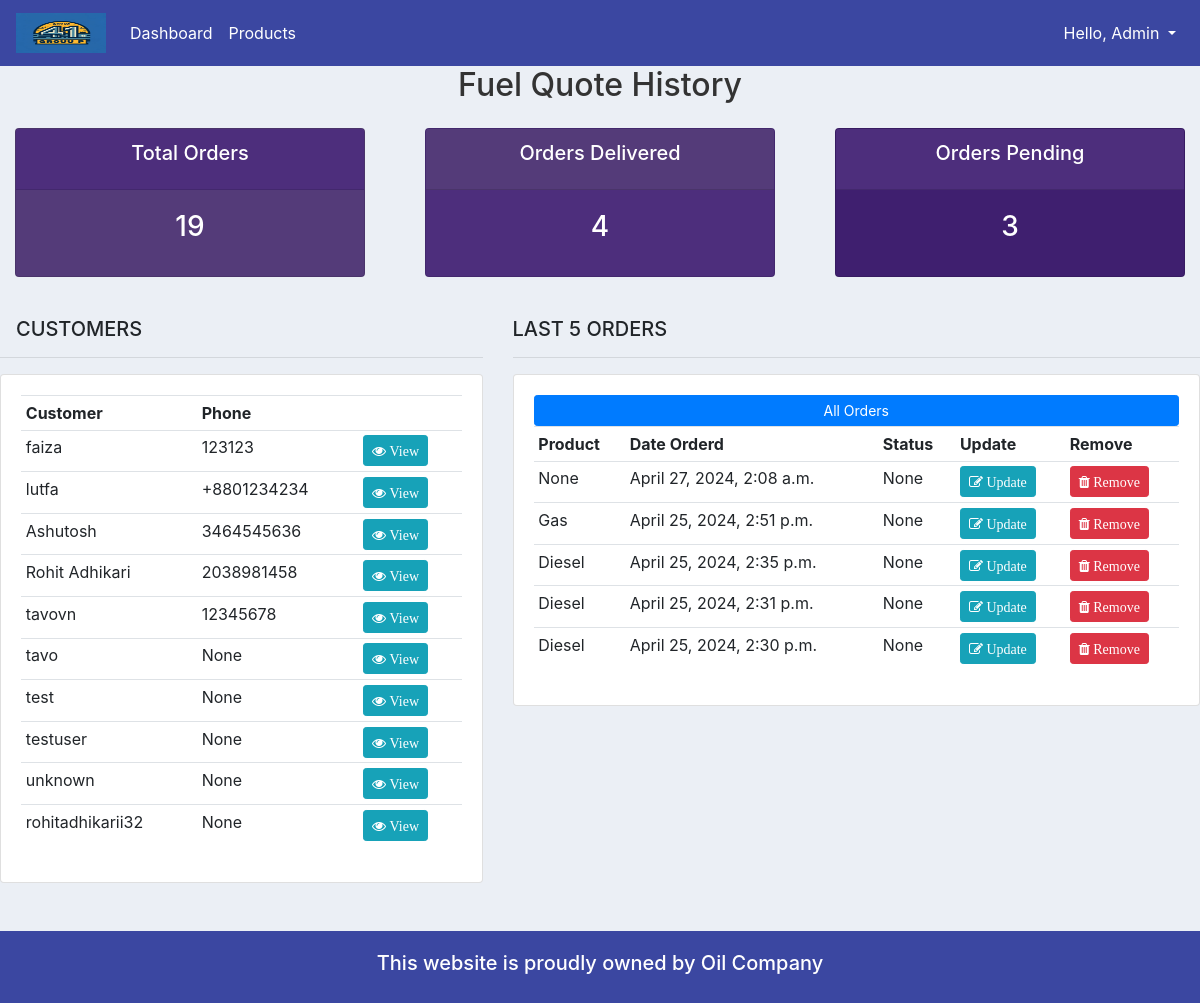
The app's page / (signed in) with its own data.
### accounts/models.py (models this page shows, shortened)
class Customer(models.Model):
    user = models.OneToOneField(User, null=True, blank=True, on_delete=models.CASCADE) # one to one relationships(one customer can have one user and one user can have one customer)
    name = models.CharField(max_length=200, null=True)
    phone = models.CharField(max_length=200, null=True)
    email = models.CharField(max_length=200, null=True)
    profile_pic = models.ImageField(default="profile1.png", null=True, blank=True)
    date_created = models.DateTimeField(auto_now_add=True, null=True)

class Order(models.Model):
    STATUS = (
        ('Pending', 'Pending'),
        ('Out for delivery', 'Out for delivery'),
        ('Delivered', 'Delivered'),
    )
    customer = models.ForeignKey(Customer, null=True, on_delete=models.SET_NULL) # one to many relationships
    product = models.ForeignKey(Product, null=True, on_delete=models.SET_NULL) # one to many relationships
    date_created = models.DateTimeField(auto_now_add=True, null=True)
    status = models.CharField(max_length=200, null=True, choices=STATUS)
    note = models.CharField(max_length=1000, null=True) # for custom Search
    price = models.CharField(max_length=1000, null=True) # for custom Search
    delivery_date = models.DateField(null=True, blank=True)
    delivery_address = models.CharField(max_length=200, null=True)  # New field
    city = models.CharField(max_length=100, null=True)  # New field
    state = models.CharField(max_length=100, null=True)  # New field
    zip_code = models.CharField(max_length=20, null=True)  # New field
    gallons_requested = models.FloatField(null=True)
    has_history = models.BooleanField(null=True)
    suggested_price = models.FloatField(null=True)
    total_amount = models.FloatField(null=True)

class Product(models.Model):
    CATEGORY = (
        ('Indoor', 'Indoor'),
        ('Out Door', 'Out Door'),
    )
    name = models.CharField(max_length=200, null=True)
    price = models.FloatField(null=True)
    category = models.CharField(max_length=200, null=True, choices=CATEGORY)
    description = models.CharField(max_length=200, null=True, blank=True)
    date_created = models.DateTimeField(auto_now_add=True, null=True)
    tags = models.ManyToManyField(Tag) # Many to Many relationships
    def __str__(self):
        return self.name

### accounts/decorators.py (the view)
	def wrapper_function(request, *args, **kwargs):
		group = None
		if request.user.groups.exists():
			group = request.user.groups.all()[0].name
		if group == 'customer':
			return redirect('user-page')
		if group == 'admin':
			return view_func(request, *args, **kwargs)

### accounts/views.py (called while the page is built)
@login_required(login_url='login')
@admin_only
def home(request):
    last_five_orders = Order.objects.all().order_by('-date_created')[:5]
    orders = Order.objects.all()
    customers = Customer.objects.all()
    total_customers = customers.count()
    total_orders = orders.count()
    delivered = orders.filter(status='Delivered').count()
    pending = orders.filter(status='Pending').count()
    context = {
        'last_five_orders': last_five_orders,
        'orders': orders,
        'customers': customers,
        'total_customers': total_customers,
        'total_orders': total_orders,
        'delivered': delivered,
        'pending': pending
    }
    return render(request, 'accounts/dashboard.html', context)

### accounts/templates/accounts/dashboard.html
{% extends 'accounts/main.html' %}
{% block content %}
{% include 'accounts/status.html' %}
<br>
<div class="row">
	<div class="col-md-5">
		<h5 class="ml-3">CUSTOMERS</h5>
		<hr>
		<div class="card card-body">
			<table class="table table-sm">
				<tr>
					<th>Customer</th>
					<th>Phone</th>
					<th></th>
				</tr>
				{% for customer in customers %}
					<tr>
						<td>{{ customer.name }}</td>
						<td>{{ customer.phone }}</td>
						<td><a class="btn btn-sm btn-info" href="{% url 'customer' customer.id %}"><i class="fa fa-eye"> View</i></a></td>
					</tr>
				{% endfor %}
			</table>
		</div>
	</div>
	<div class="col-md-7">
		<h5>LAST 5 ORDERS</h5>
		<hr>
		<div class="card card-body">
			<table class="table table-sm">
				<tr>
					<th>Product</th>
					<th>Date Orderd</th>
					<th>Status</th>
					<th>Update</th>
					<th>Remove</th>
				</tr>
				{% for order in last_five_orders %}
					<tr>
						<td>{{ order.product }}</td>
						<td>{{ order.date_created }}</td>
						<td>{{ order.status }}</td>
						<td><a class="btn btn-sm btn-info" href="{% url 'updateOrder' order.id %}"><i class="fa fa-edit"> Update</i></a></td>
						<td><a class="btn btn-sm btn-danger" href="{% url 'delete_order' order.id %}"><i class="fa fa-trash"> Remove</i></a></td>
					</tr>
				{% endfor %}
				<a class="btn btn-primary btn-sm btn-block" href="{% url 'allOrders' %}">All Orders</a>
			</table>
		</div>
	</div>
</div>
{% endblock %}

### accounts/templates/accounts/main.html (shortened to what this page needs)
{% load static %}
<!DOCTYPE html>
<html lang="en" dir="ltr">
  <head>
    <link rel="stylesheet" href="https://maxcdn.bootstrapcdn.com/bootstrap/4.0.0/css/bootstrap.min.css">
    <link rel="stylesheet" href="https://cdnjs.cloudflare.com/ajax/libs/font-awesome/4.7.0/css/font-awesome.min.css">
    <link rel="stylesheet" type="text/css" href="{% static '/css/main.css' %}">
    <link href="//cdn.bootcss.com/bootstrap-datetimepicker/4.17.44/css/bootstrap-datetimepicker.min.css" rel="stylesheet">
  </head>
  <body style="overflow-x: hidden;">
    {% include 'accounts/navbar.html' %}
    {% block content %}
    {% endblock %}
<br><br>
    <footer class="footer">
      <h5>This website is proudly owned by Oil Company</h5>
    </footer>
  </body>
</html>

### accounts/templates/accounts/navbar.html (shortened to what this page needs)
{% load static %}
{% load qr_code %}
<nav class="navbar navbar-expand-lg navbar-dark" style="background-color: #3B47A1;">
  <a class="navbar-brand" href="{% url 'home' %}">
    <img src="{% static 'images/logo1.png' %}" width="90" height="40" alt="">
  </a>
  <div class="collapse navbar-collapse" id="navbarSupportedContent">
    <ul class="navbar-nav mr-auto">
      {% if request.user.is_staff %}
      <li class="nav-item active">
        <a class="nav-link" href="{% url 'home' %}">Dashboard</a>
      </li>
      <li class="nav-item active">
        <a class="nav-link" href="{% url 'products' %}">Products</a>
      </li>
      {% endif %}
    </ul>
    <ul class="navbar-nav">
      <li class="nav-item dropdown">
        <a class="nav-link dropdown-toggle" href="#" id="navbarDropdown" role="button" data-toggle="dropdown"
          aria-haspopup="true" aria-expanded="false" style="color: #fff;">
          Hello, {{request.user}}
        </a>
      </li>
    </ul>
  </div>
</nav>

### accounts/templates/accounts/status.html
<div class="row">
    <div class="col">
        <div class="text-center mb-4">
            <h2 style="color: #333;">Fuel Quote History</h2>
        </div>
    </div>
</div>
<div class="row">
	<div class="col">
		<div class="col-md">
			<div class="card text-center text-white mb-3" id="total-orders">
			  	<div class="card-header" style="background-color: #4d2e7c;">
			  		<h5 class="card-title">Total Orders</h5>
			  	</div>
			  	<div class="card-body">
			    	<h3 class="card-title">{{ total_orders }}</h3>
			  	</div>
			</div>
		</div>
	</div>
	<div class="col">
		<div class="col-md">
			<div class="card text-center text-white mb-3" id="orders-delivered">
			  	<div class="card-header" style="background-color: #543b79;">
			  		<h5 class="card-title">Orders Delivered</h5>
			  	</div>
			  	<div class="card-body">
			    	<h3 class="card-title">{{ delivered }}</h3>
			  	</div>
			</div>
		</div>
	</div>
	<div class="col">
		<div class="col-md">
			<div class="card text-center text-white mb-3" id="orders-pending">
			  	<div class="card-header" style="background-color: #4d2e7c;">
			  		<h5 class="card-title">Orders Pending</h5>
			  	</div>
			  	<div class="card-body">
			    	<h3 class="card-title">{{ pending }}</h3>
			  	</div>
			</div>
		</div>
	</div>
</div>

### static/css/main.css (style rules this page uses)
body { background-color: #ebeff5; }
#total-orders { background-color: #543b79; }
#orders-delivered { background-color: #4d2e7c; }
#orders-pending { background-color: #3f1f6f; }

### accounts/templates/accounts/main.html (style rules this page uses)
.footer { background-color: #3b47a1; padding: 20px; color: white; text-align: center; }

### records on screen
Customer: name "faiza", phone "123123"
Customer: name "lutfa", phone "+8801234234"
Customer: name "Ashutosh", phone "3464545636"
Customer: name "Rohit Adhikari", phone "2038981458"
Customer: name "tavovn", phone "12345678"
Customer: name "tavo", phone "None"
Customer: name "test", phone "None"
Customer: name "testuser", phone "None"
Customer: name "unknown", phone "None"
Customer: name "rohitadhikarii32", phone "None"
Order: product "None", date_created "April 27, 2024, 2:08 a.m.", status "None"
Order: product "Gas", date_created "April 25, 2024, 2:51 p.m.", status "None"
Order: product "Diesel", date_created "April 25, 2024, 2:35 p.m.", status "None"
Order: product "Diesel", date_created "April 25, 2024, 2:31 p.m.", status "None"
Order: product "Diesel", date_created "April 25, 2024, 2:30 p.m.", status "None"

### other values on screen
{{ request.user }} "Admin"
{{ total_orders }} "19"
{{ delivered }} "4"
{{ pending }} "3"
